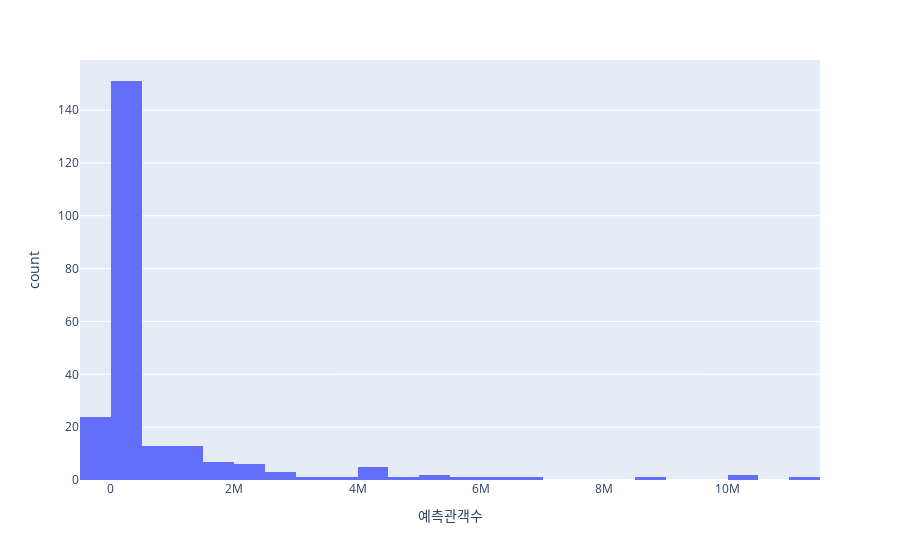

Notebook cell for this chart:
### Code cell
fig = px.histogram(movie_predict, x='예측관객수')
fig.show()

### Figure 1 — Plotly figure (JSON) as saved in the notebook; plotly's stock layout.template omitted (floating-point values rounded to 4 significant figures; data arrays with more than 128 entries replaced by an {"elided": "..."} marker saying what was removed)
{"data": [{"alignmentgroup": "True", "bingroup": "x", "hovertemplate": "예측관객수=%{x}<br>count=%{y}<extra></extra>", "legendgroup": "", "marker": {"color": "#636efa", "pattern": {"shape": ""}}, "name": "", "offsetgroup": "", "orientation": "v", "showlegend": false, "type": "histogram", "x": {"elided": "234 int values"}, "xaxis": "x", "yaxis": "y"}], "layout": {"barmode": "relative", "legend": {"tracegroupgap": 0}, "margin": {"t": 60}, "xaxis": {"anchor": "y", "domain": [0, 1], "title": {"text": "예측관객수"}}, "yaxis": {"anchor": "x", "domain": [0, 1], "title": {"text": "count"}}}}
